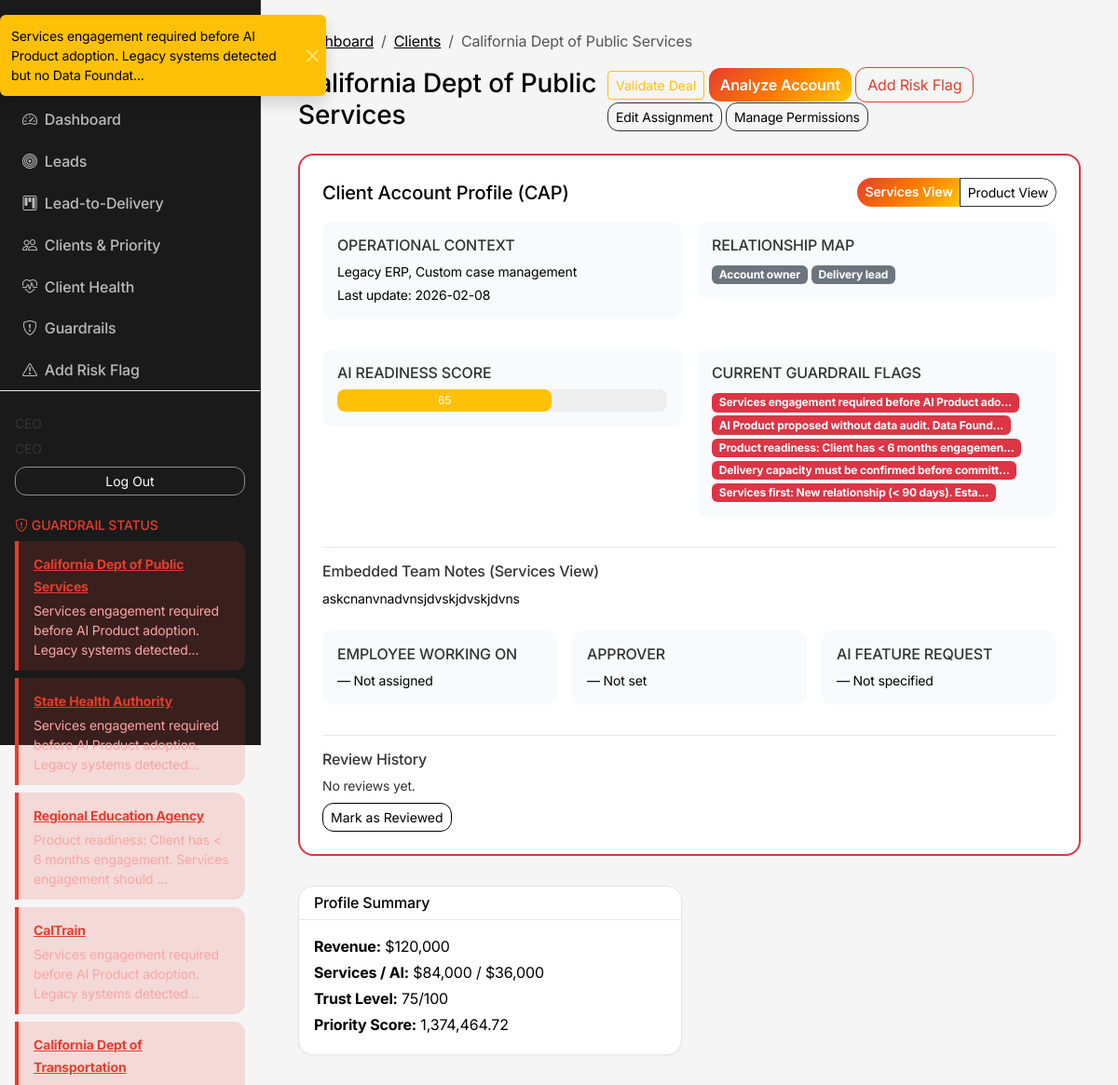
Page /client/1 (signed in) on the committed database.
### models.py (models this page shows, shortened)
class User(UserMixin, db.Model):
    __tablename__ = "users"
    id = db.Column(db.Integer, primary_key=True)
    email = db.Column(db.String(120), unique=True, nullable=False)
    password_hash = db.Column(db.String(256), nullable=False)
    full_name = db.Column(db.String(200), nullable=False)
    role = db.Column(db.String(50), default=ROLE_EMPLOYEE)  # ceo, strategy_lead, employee
    created_at = db.Column(db.DateTime, default=datetime.utcnow)
    def has_full_access(self):
        return self.role in (ROLE_CEO, ROLE_STRATEGY_LEAD)

class Client(db.Model):
    __tablename__ = "clients"
    id = db.Column(db.Integer, primary_key=True)
    name = db.Column(db.String(200), nullable=False)
    legacy_systems = db.Column(db.String(500), default="")  # Comma-separated
    ai_readiness_score = db.Column(db.Integer, default=50)  # 1-100
    last_delivery_update = db.Column(db.DateTime, default=datetime.utcnow)
    revenue = db.Column(db.Float, default=0.0)  # Total (legacy)
    services_revenue = db.Column(db.Float, default=0.0)
    ai_product_revenue = db.Column(db.Float, default=0.0)
    trust_level = db.Column(db.Integer, default=50)  # 1-100 for Trust-Revenue matrix
    data_foundation_service_active = db.Column(db.Boolean, default=False)  # Guardrail
    engagement_start_date = db.Column(db.DateTime, nullable=True)  # For 6+ months check
    use_case_documented = db.Column(db.Boolean, default=False)
    delivery_capacity_confirmed = db.Column(db.Boolean, default=False)
    prior_pilot_success = db.Column(db.Boolean, default=False)
    budget_confirmed = db.Column(db.Boolean, default=False)
    handoff_checklist_complete = db.Column(db.Boolean, default=False)
    guardrail_flags = db.Column(db.Text, default="[]")  # JSON array of violated guardrails
    ai_use_cases = db.Column(db.Text, default="[]")
    technical_blockers = db.Column(db.Text, default="[]")
    key_stakeholders = db.Column(db.Text, default="[]")
    delivery_notes = db.Column(db.Text, default="")  # Services view - embedded team notes
    problem_priority = db.Column(db.Text, default="")  # For AI enrichment
    analysis_updated_at = db.Column(db.DateTime, nullable=True)
    assigned_to_id = db.Column(db.Integer, db.ForeignKey("users.id"), nullable=True)  # Employee working on client
    approver_id = db.Column(db.Integer, db.ForeignKey("users.id"), nullable=True)  # Responsible for approval
    ai_feature_request = db.Column(db.Text, default="")  # What AI feature the client wants to build
    created_at = db.Column(db.DateTime, default=datetime.utcnow)
    updated_at = db.Column(db.DateTime, default=datetime.utcnow, onupdate=datetime.utcnow)
    assigned_to = db.relationship("User", foreign_keys=[assigned_to_id])
    approver = db.relationship("User", foreign_keys=[approver_id])

### app.py (the view)
    @app.route("/client/<int:id>")
    @login_required
    def client_detail(id):
        client = Client.query.get_or_404(id)
        can_see = can_view_confidential(client)
        view = request.args.get("view", "services")
        ok, guardrail_warnings = validate_deal(client)
        priority = calculate_priority_score(
            (client.revenue or 0) if can_see else 0,
            client.ai_readiness_score or 0,
            client.last_delivery_update or datetime.utcnow(),
        )
        reviews = list(client.reviews.limit(10).all())
        users = User.query.all()
        return render_template(
            "client_detail.html",
            client=client,
            priority_score=priority,
            cap_view=view,
            guardrail_warnings=guardrail_warnings,
            can_view_confidential=can_see,
            reviews=reviews,
            users=users,
        )

### templates/client_detail.html (shortened to what this page needs)
{% extends "base.html" %}
{% block content %}
<nav aria-label="breadcrumb" class="mb-3">
    <ol class="breadcrumb">
        <li class="breadcrumb-item"><a href="{{ url_for('dashboard') }}" class="theme-muted">Dashboard</a></li>
        <li class="breadcrumb-item"><a href="{{ url_for('clients') }}" class="theme-muted">Clients</a></li>
        <li class="breadcrumb-item active theme-text">{{ client.name }}</li>
    </ol>
</nav>
<div class="d-flex justify-content-between align-items-center mb-4">
    <h1 class="h3 mb-0 theme-text">{{ client.name }}</h1>
    <div>
        {% if can_view_confidential %}
        <button type="button" class="btn btn-outline-warning btn-sm" id="btn-validate-deal">Validate Deal</button>
        <a href="{{ url_for('analyze_account', id=client.id) }}" class="btn btn-primary">Analyze Account</a>
        <a href="{{ url_for('add_risk_flag') }}?client_id={{ client.id }}" class="btn btn-outline-danger">Add Risk Flag</a>
        {% endif %}
        {% if can_grant_permissions %}
        <a href="{{ url_for('client_edit', id=client.id) }}" class="btn btn-outline-secondary btn-sm">Edit Assignment</a>
        <a href="{{ url_for('client_permissions', id=client.id) }}" class="btn btn-outline-secondary btn-sm">Manage Permissions</a>
        {% endif %}
    </div>
</div>
<div class="cap-card {% if guardrail_warnings %}guardrail-violation{% endif %}">
    <div class="d-flex justify-content-between align-items-center mb-3">
        <h5 class="theme-text mb-0">Client Account Profile (CAP)</h5>
        <div class="cap-toggle btn-group" role="group">
            <a href="{{ url_for('client_detail', id=client.id, view='services') }}" class="btn btn-sm {% if cap_view == 'services' %}btn-primary{% else %}btn-outline-secondary{% endif %}">Services View</a>
            <a href="{{ url_for('client_detail', id=client.id, view='product') }}" class="btn btn-sm {% if cap_view == 'product' %}btn-primary{% else %}btn-outline-secondary{% endif %}">Product View</a>
        </div>
    </div>
    <div class="row g-3">
        <div class="col-md-6">
            <div class="cap-quadrant">
                <h6 class="text-uppercase theme-muted mb-2">Operational Context</h6>
                <p class="theme-text mb-0 small">{{ client.legacy_systems or '—' }}</p>
                <p class="theme-text mb-0 small mt-1">Last update: {{ (client.last_delivery_update or '').strftime('%Y-%m-%d') if client.last_delivery_update else '—' }}</p>
            </div>
        </div>
        <div class="col-md-6">
            <div class="cap-quadrant">
                <h6 class="text-uppercase theme-muted mb-2">Relationship Map</h6>
                {% if can_view_confidential %}
                {% set stakeholders = client.key_stakeholders|fromjson %}
                {% for s in stakeholders[:3] %}<span class="badge bg-secondary me-1">{{ s }}</span>{% endfor %}
                {% else %}<span class="theme-muted small">—</span>{% endif %}
            </div>
        </div>
        <div class="col-md-6">
            <div class="cap-quadrant">
                <h6 class="text-uppercase theme-muted mb-2">AI Readiness Score</h6>
                <div class="progress" style="height: 1.5rem; background: rgba(0,0,0,0.3);">
                    <div class="progress-bar {% if client.ai_readiness_score >= 70 %}bg-success{% elif client.ai_readiness_score >= 40 %}bg-warning{% else %}bg-secondary{% endif %}" role="progressbar" style="width: {{ client.ai_readiness_score or 0 }}%">{{ client.ai_readiness_score or 0 }}</div>
                </div>
            </div>
        </div>
        <div class="col-md-6">
            <div class="cap-quadrant">
                <h6 class="text-uppercase theme-muted mb-2">Current Guardrail Flags</h6>
                {% if guardrail_warnings %}
                {% for w in guardrail_warnings %}
                <span class="badge bg-danger me-1">{{ w[:50] }}...</span>
                {% endfor %}
                {% else %}
                <span class="badge bg-success">None</span>
                {% endif %}
            </div>
        </div>
    </div>
    {% if can_view_confidential %}
    {% if cap_view == 'services' %}
    <div class="mt-3 pt-3 border-top border-secondary">
        <h6 class="theme-muted mb-2">Embedded Team Notes (Services View)</h6>
        <p class="theme-text small mb-0" style="white-space: pre-wrap;">{{ client.delivery_notes or 'No notes yet.' }}</p>
    </div>
    {% endif %}
    {% endif %}
    <div class="row g-3 mt-2">
        <div class="col-md-4">
            <div class="cap-quadrant">
                <h6 class="text-uppercase theme-muted mb-2">Employee Working On</h6>
                <p class="theme-text mb-0 small">{% if client.assigned_to %}{{ client.assigned_to.full_name }}{% else %}— Not assigned{% endif %}</p>
            </div>
        </div>
        <div class="col-md-4">
            <div class="cap-quadrant">
                <h6 class="text-uppercase theme-muted mb-2">Approver</h6>
                <p class="theme-text mb-0 small">{% if client.approver %}{{ client.approver.full_name }}{% else %}— Not set{% endif %}</p>
            </div>
        </div>
        <div class="col-md-4">
            <div class="cap-quadrant">
                <h6 class="text-uppercase theme-muted mb-2">AI Feature Request</h6>
                <p class="theme-text mb-0 small">{% if client.ai_feature_request %}{{ client.ai_feature_request[:80] }}{% if client.ai_feature_request|length > 80 %}...{% endif %}{% else %}— Not specified{% endif %}</p>
            </div>
        </div>
    </div>
    <div class="mt-3 pt-3 border-top border-secondary">
        <h6 class="theme-muted mb-2">Review History</h6>
        {% if reviews %}
        <ul class="small theme-text mb-0">
            {% for r in reviews %}
            <li>{{ r.reviewed_by.full_name }} — {{ r.reviewed_at.strftime('%Y-%m-%d %H:%M') }}{% if r.notes %}: {{ r.notes[:50] }}{% if r.notes|length > 50 %}...{% endif %}{% endif %}</li>
            {% endfor %}
        </ul>
        {% else %}
        <p class="theme-muted small mb-0">No reviews yet.</p>
        {% endif %}
        {% if can_view_confidential %}
        <button type="button" class="btn btn-sm btn-outline-primary mt-2" id="btn-mark-reviewed">Mark as Reviewed</button>
        {% endif %}
    </div>
</div>
{% if can_view_confidential %}
<div class="row g-3 mt-3">
    <div class="col-md-6">
        <div class="card metric-card">
            <div class="card-header bg-transparent border-secondary"><h6 class="mb-0 theme-text">Profile Summary</h6></div>
            <div class="card-body theme-text">
                <p class="mb-1"><strong>Revenue:</strong> ${{ "{:,.0f}".format(client.revenue or 0) }}</p>
                <p class="mb-1"><strong>Services / AI:</strong> ${{ "{:,.0f}".format(client.services_revenue or 0) }} / ${{ "{:,.0f}".format(client.ai_product_revenue or 0) }}</p>
                <p class="mb-1"><strong>Trust Level:</strong> {{ client.trust_level or 50 }}/100</p>
                <p class="mb-1"><strong>Priority Score:</strong> {{ "{:,.2f}".format(priority_score) }}</p>
            </div>
        </div>
    </div>
</div>
{% endif %}
{% endblock %}

### templates/base.html (shortened to what this page needs)
<!DOCTYPE html>
<html lang="en" id="html-theme">
<head>
    <link href="https://cdn.jsdelivr.net/npm/bootstrap@5.3.2/dist/css/bootstrap.min.css" rel="stylesheet">
    <link href="https://cdn.jsdelivr.net/npm/bootstrap-icons@1.11.1/font/bootstrap-icons.css" rel="stylesheet">
</head>
<body>
    <nav class="sidebar">
        <div class="px-3 mb-4 d-flex justify-content-between align-items-center">
            <div>
                <div class="novaera-logo mb-1"><span class="nova">Nova</span><span class="era">Era</span></div>
                <small class="text-secondary opacity-75">Operations Dashboard</small>
            </div>
            <button type="button" class="btn btn-sm btn-outline-light" id="theme-toggle" title="Toggle light/dark mode" aria-label="Toggle theme">
            </button>
        </div>
        <ul class="nav flex-column">
            <li class="nav-item"><a class="nav-link {% if request.endpoint == 'dashboard' %}active{% endif %}" href="{{ url_for('dashboard') }}"><i class="bi bi-speedometer2 me-2"></i>Dashboard</a></li>
            <li class="nav-item"><a class="nav-link {% if request.endpoint == 'leads' %}active{% endif %}" href="{{ url_for('leads') }}"><i class="bi bi-bullseye me-2"></i>Leads</a></li>
            <li class="nav-item"><a class="nav-link {% if request.endpoint == 'kanban' %}active{% endif %}" href="{{ url_for('kanban') }}"><i class="bi bi-kanban me-2"></i>Lead-to-Delivery</a></li>
            <li class="nav-item"><a class="nav-link {% if request.endpoint == 'clients' %}active{% endif %}" href="{{ url_for('clients') }}"><i class="bi bi-people me-2"></i>Clients & Priority</a></li>
            <li class="nav-item"><a class="nav-link {% if request.endpoint == 'client_health' %}active{% endif %}" href="{{ url_for('client_health') }}"><i class="bi bi-heart-pulse me-2"></i>Client Health</a></li>
            <li class="nav-item"><a class="nav-link {% if request.endpoint == 'guardrails' %}active{% endif %}" href="{{ url_for('guardrails') }}"><i class="bi bi-shield-exclamation me-2"></i>Guardrails</a></li>
            <li class="nav-item"><a class="nav-link" href="{{ url_for('add_risk_flag') }}"><i class="bi bi-exclamation-triangle me-2"></i>Add Risk Flag</a></li>
        </ul>
        <div class="mt-auto px-3 pt-4 border-top border-secondary">
            <small class="theme-muted d-block mb-1">{{ current_user.full_name or current_user.email }}</small>
            <small class="text-uppercase theme-muted">{{ current_user.role.replace('_',' ') }}</small>
            <form method="post" action="{{ url_for('logout') }}" class="mt-2">
                <button type="submit" class="btn btn-sm btn-outline-light w-100">Log Out</button>
            </form>
        </div>
        {% if guardrail_violations is defined and guardrail_violations %}
        <div class="mt-4 px-3">
            <h6 class="text-high-risk small text-uppercase mb-2"><i class="bi bi-shield-exclamation me-1"></i>Guardrail Status</h6>
            {% for g in guardrail_violations %}
            <div class="guardrail-sidebar">
                <a href="{{ url_for('client_detail', id=g.client.id) }}" class="text-high-risk small fw-bold">{{ g.client.name }}</a>
                <div class="small mt-1">{{ g.warnings[0][:80] }}...</div>
            </div>
            {% endfor %}
        </div>
        {% endif %}
    </nav>
    <main class="main-content">
        {% block content %}{% endblock %}
    </main>
    <div id="toast-container"></div>
    <div id="alert-container" class="position-fixed top-0 end-0 p-3" style="z-index: 9998; max-width: 400px;"></div>
</body>
</html>

### rows in the picture
User: full_name "CEO", role.replace "CEO"
Client: client.name "California Dept of Public Services", name "California Dept of Public Services", legacy_systems "Legacy ERP, Custom case management", last_delivery_update "2026-02-08", ai_readiness_score "65", delivery_notes "askcnanvnadvnsjdvskjdvskjdvns", revenue "120,000", services_revenue "84,000", ai_product_revenue "36,000", trust_level "75"
Client: client.name "State Health Authority"
Client: client.name "Regional Education Agency"
Client: client.name "CalTrain"
Client: client.name "California Dept of Transportation"

### other values in the picture
{{ g.warnings[0][:80] }} "Services engagement required before AI Product adoption. Legacy systems detected" "Services engagement required before AI Product adoption. Legacy systems detected" "Product readiness: Client has < 6 months engagement. Services engagement should" "Services engagement required before AI Product adoption. Legacy systems detected"
{{ s }} "Account owner" "Delivery lead"
{{ w[:50] }} "Services engagement required before AI Product ado" "AI Product proposed without data audit. Data Found" "Product readiness: Client has < 6 months engagemen" "Delivery capacity must be confirmed before committ" "Services first: New relationship (< 90 days). Esta"
{{ "{:,.2f}".format(priority_score) }} "1,374,464.72"
